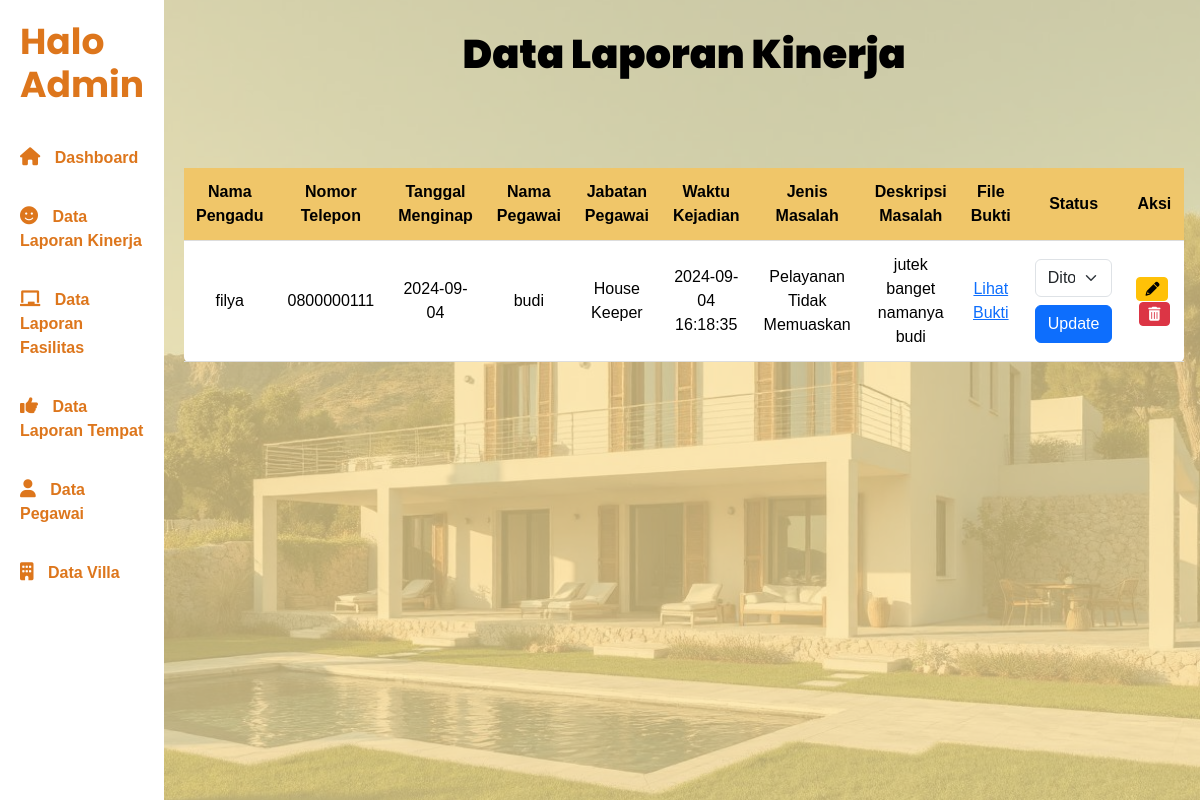
The app's page /DashbordKinerja.php with its own data.
### tables this page shows
CREATE TABLE `kinerja` (
  `id_pengaduan` int(11) NOT NULL,
  `nama_pengadu` varchar(255) NOT NULL,
  `no_telepon_pengadu` varchar(15) NOT NULL,
  `tanggal_menginap` date NOT NULL,
  `id_pegawai` int(11) NOT NULL,
  `nama_pegawai` varchar(255) NOT NULL,
  `jabatan_pegawai` enum('Resepsionis','House Keeper','Security') NOT NULL,
  `waktu_kejadian` datetime NOT NULL,
  `jenis_masalah` enum('Pelayanan Lambat','Sikap Tidak Profesional','Pelayanan Tidak Ramah','Sikap Karyawan Buruk','Pelayanan Tidak Memuaskan','Tidak Tersedia Saat Dibutuhkan','Lainnya') NOT NULL,
  `deskripsi_masalah` text NOT NULL,
  `file_bukti` varchar(255) DEFAULT NULL,
  `tinggi` enum('pendek','sedang','tinggi','sangat tinggi') NOT NULL,
  `tubuh` enum('kurus','sedang','berisi','gemuk') NOT NULL,
  `kulit` enum('cerah','sawo matang','gelap','sangat cerah','sangat gelap') NOT NULL,
  `rambut` varchar(50) NOT NULL,
  `wajah` enum('oval','bulat','persegi','lonjong','segitiga') NOT NULL,
  `status` enum('Diterima','Ditolak','Diproses') NOT NULL DEFAULT 'Diproses'
);

### DashbordKinerja.php (the view, shortened to what this page needs)
<?php
$servername = "localhost";
$username = "root";
$password = "";
$dbname = "filya_suite";
$conn = new mysqli($servername, $username, $password, $dbname);
$sql = "SELECT * FROM kinerja";
$result = $conn->query($sql);
?>
<!DOCTYPE html>
<html lang="en">
<head>
    <link rel="stylesheet" href="https://cdnjs.cloudflare.com/ajax/libs/font-awesome/6.0.0-beta3/css/all.min.css">
    <link href="https://cdn.jsdelivr.net/npm/bootstrap@5.3.0-alpha1/dist/css/bootstrap.min.css" rel="stylesheet">
</head>
<body>
    <div class="sidebar">
        <h2>Halo Admin</h2>
        <a href="Dashboardadmin.php"><i class="fas fa-home"></i> Dashboard</a>
        <a href="DashbordKinerja.php"><i class="fas fa-smile"></i> Data Laporan Kinerja</a>
        <a href="DashbordFasilitas.php"><i class="fas fa-chalkboard"></i> Data Laporan Fasilitas</a>
        <a href="DashboardTempt.php"><i class="fas fa-thumbs-up"></i> Data Laporan Tempat</a>
        <a href="Dashboarddatapegawai.php"><i class="fas fa-user"></i> Data Pegawai</a>
        <a href="datavilla.php"><i class="fas fa-building"></i> Data Villa</a>
    </div>
    <div class="main-content">
        <h1><strong>Data Laporan Kinerja</strong></h1>
        <div class="table-responsive">
            <table>
                <thead>
                    <tr>
                        <th>Nama Pengadu</th>
                        <th>Nomor Telepon</th>
                        <th>Tanggal Menginap</th>
                        <th>Nama Pegawai</th>
                        <th>Jabatan Pegawai</th>
                        <th>Waktu Kejadian</th>
                        <th>Jenis Masalah</th>
                        <th>Deskripsi Masalah</th>
                        <th>File Bukti</th>
                        <th>Status</th>
                        <th>Aksi</th>
                    </tr>
                </thead>
                <tbody>
                    <?php if (isset($result) && $result->num_rows > 0) : ?>
                        <?php while($laporan = $result->fetch_assoc()) : ?>
                            <tr>
                                <td><?php echo $laporan['nama_pengadu']; ?></td>
                                <td><?php echo $laporan['no_telepon_pengadu']; ?></td>
                                <td><?php echo $laporan['tanggal_menginap']; ?></td>
                                <td><?php echo $laporan['nama_pegawai']; ?></td>
                                <td><?php echo $laporan['jabatan_pegawai']; ?></td>
                                <td><?php echo $laporan['waktu_kejadian']; ?></td>
                                <td><?php echo $laporan['jenis_masalah']; ?></td>
                                <td><?php echo $laporan['deskripsi_masalah']; ?></td>
                                <td>
                                <?php if (!empty($laporan['file_bukti'])): ?>
                                <a href="abcd.jpg" target="_blank">Lihat Bukti</a>
                                <?php else: ?>
                                Tidak Ada Bukti
                                <?php endif; ?>
                                </td>
                                <td>
                                    <form method="POST" action="">
                                        <select name="status" class="form-select">
                                            <option value="Ditolak" <?php echo ($laporan['status'] == 'Ditolak') ? 'selected' : ''; ?>>Ditolak</option>
                                        </select>
                                        <button type="submit" name="update_status" class="btn btn-primary mt-2">Update</button>
                                    </form>
                                </td>
                                <td class="text-center">
                                    <a href="proses_kinerja/edit.php?id=<?php echo $laporan['id_pengaduan']; ?>" class="btn btn-warning btn-sm d-inline-flex align-items-center me-1">
                                        <i class="fas fa-pencil-alt"></i>
                                    </a>
                                    <a href="proses_kinerja/delete.php?id=<?php echo $laporan['id_pengaduan']; ?>" class="btn btn-danger btn-sm d-inline-flex align-items-center" onclick="return confirm('Apakah Anda yakin ingin menghapus data ini?')">
                                        <i class="fas fa-trash-alt"></i>
                                    </a>
                                </td>
                            </tr>
                        <?php endwhile; ?>
                    <?php else : ?>
                        <tr>
                            <td colspan="10">Tidak ada data laporan yang tersedia.</td>
                        </tr>
                    <?php endif; ?>
                </tbody>
            </table>
        </div>
    </div>
</body>
</html>

### DashbordKinerja.php (style rules this page uses)
* { box-sizing: border-box; margin: 0; padding: 0; }
body { font-family: Arial, sans-serif; background-color: #fafafa; display: flex; min-height: 100vh; }
.sidebar { width: 300px; background-color: #fff; height: 100vh; padding: 20px; color: #DD761C; }
.sidebar h2 { font-family: 'Poppins', sans-serif; font-weight: bold; font-size: 36px; color: #DD761C; margin-bottom: 30px; }
.sidebar a { text-decoration: none; font-weight: bold; display: block; padding: 10px 0; color: #DD761C; transition: background 0.3s; margin-bottom: 15px; }
.sidebar i { margin-right: 10px; font-size: 18px; }
.main-content { flex: 1; padding: 30px 20px; background-color: #FDE49E; text-align: center; background-image: url('blubrown.jpg'); background-size: cover; background-position: center; background-repeat: no-repeat; position: relative; }
.main-content::before { content: ''; position: absolute; top: 0; left: 0; right: 0; bottom: 0; background-color: rgba(253, 228, 158, 0.7); z-index: 1; }
.main-content h1 { position: relative; z-index: 2; font-family: 'Poppins', sans-serif; margin: 0; font-size: 2.5rem; font-weight: bold; color: black; margin-bottom: 90px; }
.table-responsive { overflow-x: auto; margin-top: 20px; position: relative; }
table { width: 100%; border-collapse: collapse; background-color: #fff; border-radius: 5px; box-shadow: 0 2px 5px rgba(0, 0, 0, 0.1); position: relative; z-index: 2; }
th, td { padding: 12px; text-align: center; border-bottom: 1px solid #ddd; color: black; }
th { background-color: #f0c669; font-weight: bold; color: black; }

### records on screen
kinerja: nama_pengadu "filya", no_telepon_pengadu "0800000111", tanggal_menginap "2024-09-04", nama_pegawai "budi", jabatan_pegawai "House Keeper", waktu_kejadian "2024-09-04 16:18:35", jenis_masalah "Pelayanan Tidak Memuaskan", deskripsi_masalah "jutek banget namanya budi", file_bukti "Lihat Bukti", status "Ditolak"
